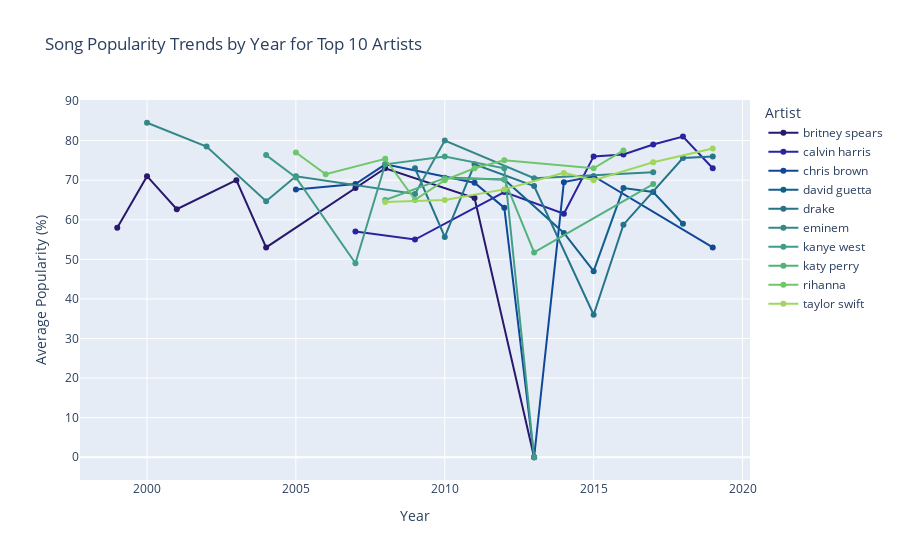

The notebook cell saved with this chart:
### Code cell
# Step 1: Query to get all songs by the top 10 artists, including release year and popularity
all_songs_by_top_artists = list(songs.find(
    {"artist": {"$in": top_artist_names}},
    {"artist": 1, "song": 1, "popularity": 1, "year": 1}  # Include release year and popularity for each song
))

# Step 2: Convert the results into a DataFrame
all_songs_popularity_by_year_df = pd.DataFrame(all_songs_by_top_artists)

# Rename the columns for clarity
all_songs_popularity_by_year_df = all_songs_popularity_by_year_df.rename(columns={
    'artist': 'Artist',
    'song': 'Song',
    'popularity': 'Popularity',
    'year': 'Year'
})

# Step 3: Group by Artist and Release Year and calculate average popularity per year
popularity_trend_by_artist_year_df = all_songs_popularity_by_year_df.groupby(
    ['Artist', 'Year']
).agg({
    'Popularity': 'mean'
}).reset_index()

# Step 4: Create a line graph using Plotly Express to show the popularity trend by year for top 10 artists
popularity_trend_by_artist_year = px.line(
    popularity_trend_by_artist_year_df, 
    x='Year', 
    y='Popularity', 
    color='Artist',  # Different colors for each artist
    title='Song Popularity Trends by Year for Top 10 Artists', 
    labels={'Release Year': 'Year', 'Popularity': 'Average Popularity (%)'},
    markers=True,
    color_discrete_sequence=px.colors.sequential.haline
)

# Show the plot
popularity_trend_by_artist_year.show()

### Figure 1 — Plotly figure (JSON) as saved in the notebook; plotly's stock layout.template omitted (floating-point values rounded to 4 significant figures)
{"data": [{"hovertemplate": "Artist=britney spears<br>Year=%{x}<br>Average Popularity (%)=%{y}<extra></extra>", "legendgroup": "britney spears", "line": {"color": "rgb(41, 24, 107)", "dash": "solid"}, "marker": {"symbol": "circle"}, "mode": "lines+markers", "name": "britney spears", "orientation": "v", "showlegend": true, "type": "scatter", "x": [1999, 2000, 2001, 2003, 2004, 2007, 2008, 2011, 2013], "xaxis": "x", "y": [58, 71, 62.67, 70, 53, 68, 73, 65.5, 0], "yaxis": "y"}, {"hovertemplate": "Artist=calvin harris<br>Year=%{x}<br>Average Popularity (%)=%{y}<extra></extra>", "legendgroup": "calvin harris", "line": {"color": "rgb(42, 35, 160)", "dash": "solid"}, "marker": {"symbol": "circle"}, "mode": "lines+markers", "name": "calvin harris", "orientation": "v", "showlegend": true, "type": "scatter", "x": [2007, 2009, 2012, 2014, 2015, 2016, 2017, 2018, 2019], "xaxis": "x", "y": [57, 55, 67, 61.5, 76, 76.5, 79, 81, 73], "yaxis": "y"}, {"hovertemplate": "Artist=chris brown<br>Year=%{x}<br>Average Popularity (%)=%{y}<extra></extra>", "legendgroup": "chris brown", "line": {"color": "rgb(15, 71, 153)", "dash": "solid"}, "marker": {"symbol": "circle"}, "mode": "lines+markers", "name": "chris brown", "orientation": "v", "showlegend": true, "type": "scatter", "x": [2005, 2007, 2008, 2011, 2012, 2013, 2014, 2015, 2019], "xaxis": "x", "y": [67.67, 69, 74, 69.33, 63, 0, 69.5, 71, 53], "yaxis": "y"}, {"hovertemplate": "Artist=david guetta<br>Year=%{x}<br>Average Popularity (%)=%{y}<extra></extra>", "legendgroup": "david guetta", "line": {"color": "rgb(18, 95, 142)", "dash": "solid"}, "marker": {"symbol": "circle"}, "mode": "lines+markers", "name": "david guetta", "orientation": "v", "showlegend": true, "type": "scatter", "x": [2010, 2012, 2014, 2015, 2016, 2017, 2018], "xaxis": "x", "y": [70.6, 70.17, 56.67, 47, 68, 67, 59], "yaxis": "y"}, {"hovertemplate": "Artist=drake<br>Year=%{x}<br>Average Popularity (%)=%{y}<extra></extra>", "legendgroup": "drake", "line": {"color": "rgb(38, 116, 137)", "dash": "solid"}, "marker": {"symbol": "circle"}, "mode": "lines+markers", "name": "drake", "orientation": "v", "showlegend": true, "type": "scatter", "x": [2009, 2010, 2011, 2013, 2015, 2016, 2018, 2019], "xaxis": "x", "y": [73, 55.67, 74, 68.5, 36, 58.75, 75.6, 76], "yaxis": "y"}, {"hovertemplate": "Artist=eminem<br>Year=%{x}<br>Average Popularity (%)=%{y}<extra></extra>", "legendgroup": "eminem", "line": {"color": "rgb(53, 136, 136)", "dash": "solid"}, "marker": {"symbol": "circle"}, "mode": "lines+markers", "name": "eminem", "orientation": "v", "showlegend": true, "type": "scatter", "x": [2000, 2002, 2004, 2005, 2009, 2010, 2013, 2017], "xaxis": "x", "y": [84.5, 78.5, 64.67, 71, 66.5, 80, 70.5, 72], "yaxis": "y"}, {"hovertemplate": "Artist=kanye west<br>Year=%{x}<br>Average Popularity (%)=%{y}<extra></extra>", "legendgroup": "kanye west", "line": {"color": "rgb(65, 157, 133)", "dash": "solid"}, "marker": {"symbol": "circle"}, "mode": "lines+markers", "name": "kanye west", "orientation": "v", "showlegend": true, "type": "scatter", "x": [2004, 2005, 2007, 2008, 2010, 2012, 2013], "xaxis": "x", "y": [76.33, 70.67, 49, 74, 76, 73, 0], "yaxis": "y"}, {"hovertemplate": "Artist=katy perry<br>Year=%{x}<br>Average Popularity (%)=%{y}<extra></extra>", "legendgroup": "katy perry", "line": {"color": "rgb(81, 178, 124)", "dash": "solid"}, "marker": {"symbol": "circle"}, "mode": "lines+markers", "name": "katy perry", "orientation": "v", "showlegend": true, "type": "scatter", "x": [2008, 2010, 2012, 2013, 2017], "xaxis": "x", "y": [65, 70.5, 70.17, 51.75, 69], "yaxis": "y"}, {"hovertemplate": "Artist=rihanna<br>Year=%{x}<br>Average Popularity (%)=%{y}<extra></extra>", "legendgroup": "rihanna", "line": {"color": "rgb(111, 198, 107)", "dash": "solid"}, "marker": {"symbol": "circle"}, "mode": "lines+markers", "name": "rihanna", "orientation": "v", "showlegend": true, "type": "scatter", "x": [2005, 2006, 2008, 2009, 2010, 2011, 2012, 2015, 2016], "xaxis": "x", "y": [77, 71.5, 75.4, 65, 70, 73, 75, 73, 77.5], "yaxis": "y"}, {"hovertemplate": "Artist=taylor swift<br>Year=%{x}<br>Average Popularity (%)=%{y}<extra></extra>", "legendgroup": "taylor swift", "line": {"color": "rgb(160, 214, 91)", "dash": "solid"}, "marker": {"symbol": "circle"}, "mode": "lines+markers", "name": "taylor swift", "orientation": "v", "showlegend": true, "type": "scatter", "x": [2008, 2010, 2012, 2014, 2015, 2017, 2019], "xaxis": "x", "y": [64.5, 65, 67.67, 71.83, 70, 74.5, 78], "yaxis": "y"}], "layout": {"legend": {"title": {"text": "Artist"}, "tracegroupgap": 0}, "title": {"text": "Song Popularity Trends by Year for Top 10 Artists"}, "xaxis": {"anchor": "y", "domain": [0, 1], "title": {"text": "Year"}}, "yaxis": {"anchor": "x", "domain": [0, 1], "title": {"text": "Average Popularity (%)"}}}}
